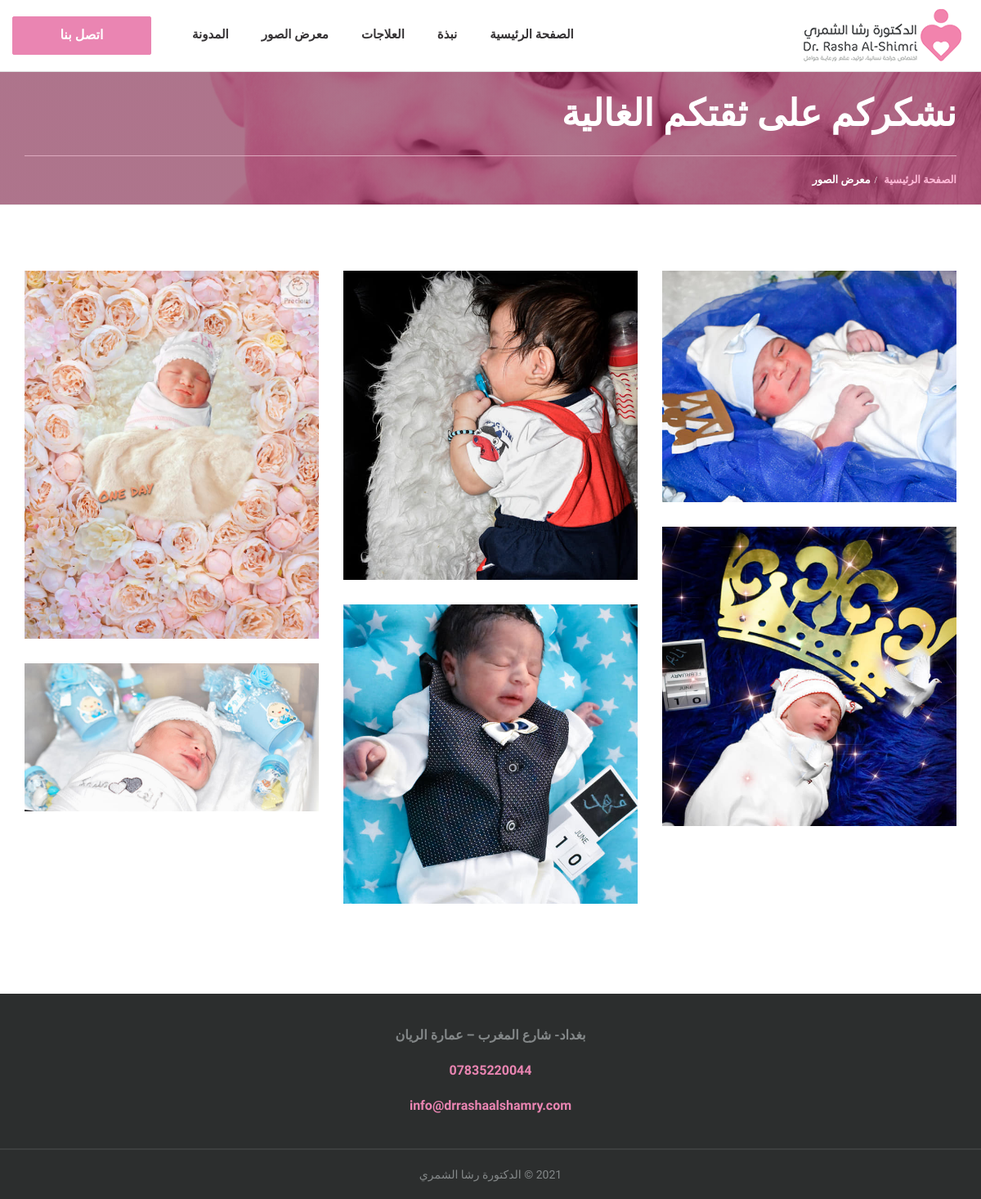
/gallery.php, run on the app's committed database.
### tables this page shows
CREATE TABLE `banner` (
  `banner_id` int(11) NOT NULL,
  `heading` text DEFAULT NULL,
  `description` text DEFAULT NULL,
  `photo` text DEFAULT NULL,
  `cta_link` text DEFAULT NULL,
  `button_lable` text DEFAULT NULL,
  `display_order` int(11) DEFAULT NULL,
  `lang_id` int(11) DEFAULT NULL,
  `is_active` tinyint(1) DEFAULT 1,
  `ar_heading` text DEFAULT NULL,
  `ar_description` text DEFAULT NULL,
  `ar_button_lable` text DEFAULT NULL,
  `ar_cta_link` text DEFAULT NULL
);

CREATE TABLE `gallery` (
  `photo_id` int(11) NOT NULL,
  `display_order` int(11) NOT NULL,
  `photo_path` text NOT NULL,
  `is_active` tinyint(1) NOT NULL DEFAULT 1
);

### gallery.php (the view, shortened to what this page needs)
<!DOCTYPE html>
<html dir="rtl"  lang="ar">
<head>
<?php
    include('headerScripts.php');
?>
</head>
<body>
<?php
        include('header.php');
    ?>
<div class="page-header" style="background:linear-gradient(rgba(125, 36, 70, 0.5), rgba(125, 36, 70, 0.5)), rgba(125, 36, 70, 0.5) url(<?php getBanner(5,'photo');?>) no-repeat center">
  <div class="container">
    <div class="page-section">
      <div class="row">
        <div class="col-lg-12 col-md-12 col-sm-12 col-xs-12">
          <div class="page-caption">
            <h1 class="page-title"><?php getBanner(5,'ar_heading') ?></h1>
          </div>
        </div>
      </div>
    </div>
  </div>
  <div class="page-breadcrumb">
    <div class="container">
      <div class="row">
        <div class="col-md-12 col-sm-12 col-xs-12">
          <ol class="breadcrumb">
            <li><a href="index.php">الصفحة الرئيسية</a></li>
            <li class="active">معرض الصور</li>
          </ol>
        </div>
      </div>
    </div>
  </div>
</div>
<div class="space-medium">
  <div class="container">
    <div class="row isotope">
      <?php
      $q=mysqli_query($connection,"SELECT * FROM gallery
                                    WHERE is_active =1
                                      ORDER BY display_order");
          while($photo = mysqli_fetch_assoc($q)){
            echo'
            <div class="col-md-4 col-sm-4 gallery-masonry col-xs-12">
            <div class="gallery-thumbnail mb30">
              <div class="img"> <a href="gallery.php?#" class="imghover"><img src="'.$photo['photo_path'].'" alt="" class="img-responsive"></a> </div>
            </div>
          </div>
            ';
          }
      ?>
    </div>
  </div>
</div>
<?php
include('footer.php');
?>
</body>
</html>

### functions.php (shortened to what this page needs)
<?php
function getBanner($BannerId,$field){
	global $connection;
	if(isset($_SESSION['language']) && $_SESSION['language']=="ar"){
		$q=mysqli_query($connection,"SELECT ar_heading,
										ar_description,
										ar_button_lable,
										ar_cta_link,
										photo
									 FROM banner
									 WHERE banner_id = '$BannerId'
									 AND is_active= 1 ");
	}
	if(mysqli_num_rows($q)>0){
		$banner_field = mysqli_fetch_row($q);
		}else{
		echo 'Banner Not Found';
		}
	switch ($field) {
		case 'ar_heading':
			echo $banner_field[0] ;
			break;
    	case 'photo':
    		echo $banner_field[4];
    		break;
	}
}
?>

### css/rtl-style.css (style rules this page uses)
h1, h2, h3, h4, h5, h6 { margin: 0px 0px 20px 0px; color: #4b4f50; font-weight: 400; }
h1 { font-size: 30px; line-height: 42px; }
a { color: #ea85b2; }
.space-medium { padding-top: 80px; padding-bottom: 80px; }
.mb30 { margin-bottom: 30px; }
.imghover { display: block; position: relative; max-width: 100%; }
.imghover::before, .imghover::after { display: block; position: absolute; content: ""; text-align: center; opacity: 0; }
.imghover::before { top: 0; left: 0; bottom: 0; right: 0; }
.imghover::after { top: 50%; right: 50%; width: 50px; height: 50px; line-height: 50px; margin: -25px -25px 0 0; content: "\f2a8"; font-family: "FontAwesome"; font-size: 36px; }
.page-header { background: linear-gradient(rgba(125, 36, 70, 0.5), rgba(125, 36, 70, 0.5)), rgba(125, 36, 70, 0.5) url(../images/page-header.jpg) no-repeat center; background-size: cover; margin: 0; padding: 0px; }
.page-section { padding: 150px 0px 0px 0px; }
.page-caption { border-bottom: 1px solid #deaabf; }
.page-title { color: #fff; font-size: 45px; line-height: 42px; margin-bottom: 30px; position: relative; display: inline-block; font-weight: 600; }
.page-breadcrumb { background-color: transparent; }
.page-breadcrumb .breadcrumb { padding: 20px 0px; margin-bottom: 0px; font-size: 13px; font-weight: 600; border: none; letter-spacing: 0px; text-transform: uppercase; background-color: transparent; }
.page-breadcrumb .breadcrumb>li a { color: #ffb9d7; }
.page-breadcrumb .breadcrumb>.active { color: #fff; }
.page-breadcrumb .breadcrumb>li+li:before { padding: 0 5px; color: #fff; content: "/"; font: normal normal normal 12px/1 FontAwesome; }
.breadcrumb>li { display: inline-block; }
.isotope, .isotope .isotope-item { -webkit-transition-duration: 0.8s; -moz-transition-duration: 0.8s; transition-duration: 0.8s; }
.isotope { -webkit-transition-property: height, width; -moz-transition-property: height, width; transition-property: height, width; }
.gallery-thumbnail img { width: 100%; }
@media only screen and (max-width:1200px) { .page-section { padding: 30px 0px 0px 0px; } }

### data on the page
banner: photo (picture), ar_heading "نشكركم على ثقتكم الغالية"
gallery: photo_path (picture)
gallery: photo_path (picture)
gallery: photo_path (picture)
gallery: photo_path (picture)
gallery: photo_path (picture)
gallery: photo_path (picture)
